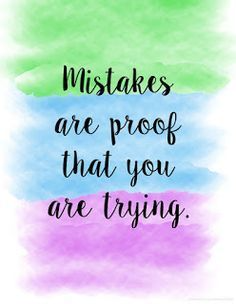
#> input picture sample.png, 236 x 304 px, found by its file name
$ jupyter execute pr4.ipynb
#> lines starting #> are read from the running program, lines starting #| are printed output that depends on the picture; after the words box and inside, x2 and y2 are one past the last pixel; in counts of white or black regions, pixels touching at a corner belong together
Write a  program in deep learning  to apply image processing operations such as
Histogram equalization, Thresholding, Edge detection, Data augmentation,
Morphological Operations
 Tools: library opencv-python
 Procedure:
 1. Load the image as an input
 2. Apply image processing operations such as Histogram equalization,
Thresholding, Edge detection, Data augmentation, Morphological
Operations.
 3. Set up code for plotting

[cell 1]
import cv2
import numpy as np
import matplotlib.pyplot as plt

# Load image
img = cv2.imread(r'C:\Users\ASUS\Desktop\6th sem\DL\DL Lab\sample.png', cv2.IMREAD_GRAYSCALE)
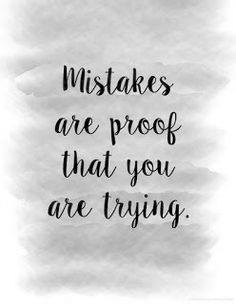
#> img: shape (304, 236); min 0, max 255, mean 209.3

# 1. Histogram Equalization
equalized = cv2.equalizeHist(img)
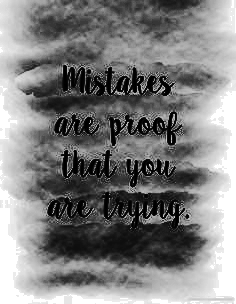
#> equalized: shape (304, 236); min 0, max 255, mean 128.5

# 2. Thresholding (Binary)
_, thresholded = cv2.threshold(img, 127, 255, cv2.THRESH_BINARY)
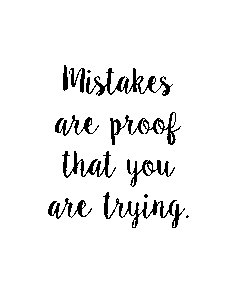
#> thresholded: shape (304, 236); 95% white; 14 black regions (4 under 20 px), largest, box (x1, y1, x2, y2) and area: (86, 68, 173, 96) 693, (110, 112, 181, 145) 581, (103, 192, 177, 228) 538

# 3. Edge Detection (Canny)
edges = cv2.Canny(img, 100, 200)
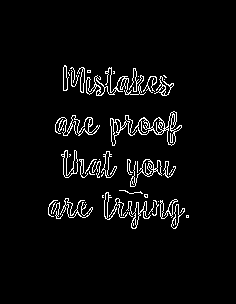
#> edges: shape (304, 236); 4.2% white in thin lines or dots, all inside (x1, y1, x2, y2) = (48, 65, 189, 229)

# 4. Data Augmentation (Flip)
flipped = cv2.flip(img, 1)  # Horizontal flip
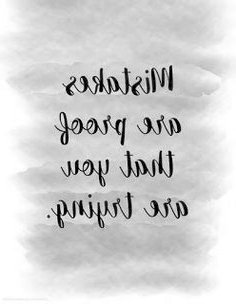
#> flipped: shape (304, 236); min 0, max 255, mean 209.3

# 5. Morphological Operation (Closing)
kernel = np.ones((5,5), np.uint8)
morph = cv2.morphologyEx(img, cv2.MORPH_CLOSE, kernel)
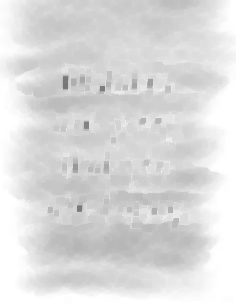
#> morph: shape (304, 236); min 117, max 255, mean 219.8

# Display results
titles = ['Original', 'Equalized', 'Thresholded', 'Edges', 'Flipped', 'Morphological']
images = [img, equalized, thresholded, edges, flipped, morph]

plt.figure(figsize=(12, 6))
for i in range(6):
    plt.subplot(2, 3, i+1)
    plt.imshow(images[i], cmap='gray')
    plt.title(titles[i])
    plt.axis('off')
plt.tight_layout()
plt.show()

$ run again, with style.jpg saved as sample.png
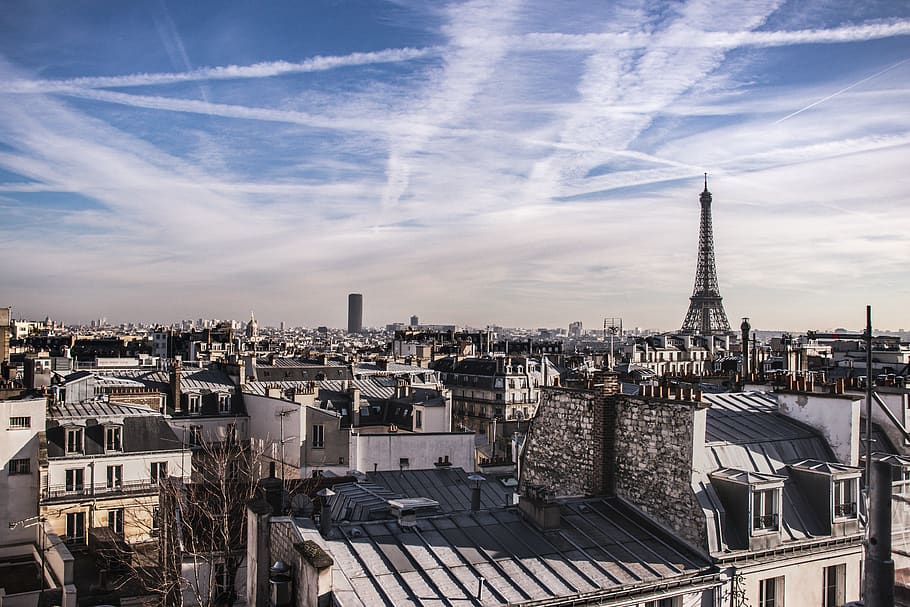
#> input picture style.jpg, 910 x 607 px, found by its file name
#> `_, thresholded = cv2.threshold(img, 127, 255, cv2.THRESH_BINARY)`:
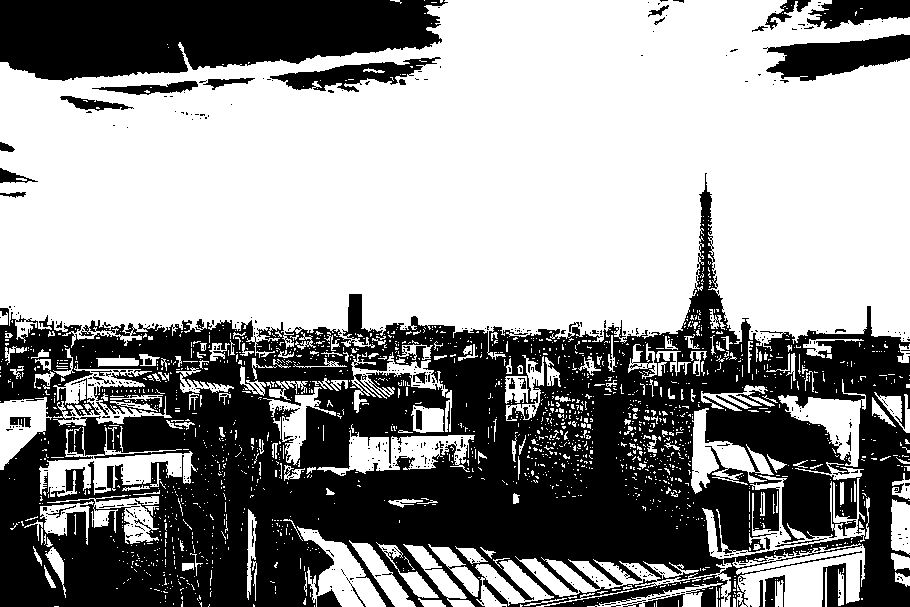
#> thresholded: shape (607, 910); 58.9% white; 532 black regions (490 under 20 px), largest, box (x1, y1, x2, y2) and area: (0, 173, 910, 607) 184408, (0, 0, 448, 81) 28193, (763, 34, 910, 81) 3977
#> edges: shape (607, 910); 12.5% white in thin lines or dots
#> `morph = cv2.morphologyEx(img, cv2.MORPH_CLOSE, kernel)`:
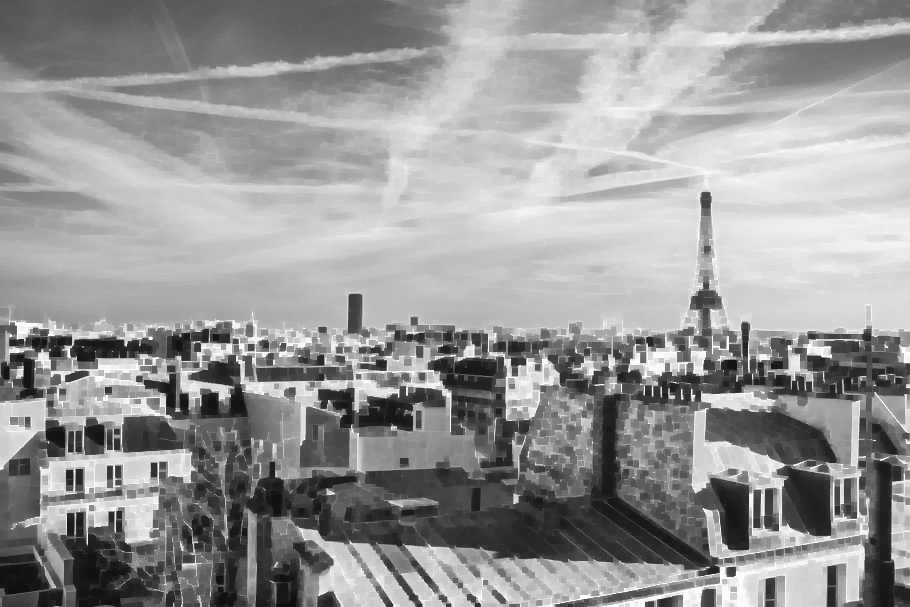
#> morph: shape (607, 910); min 12, max 255, mean 151.8
